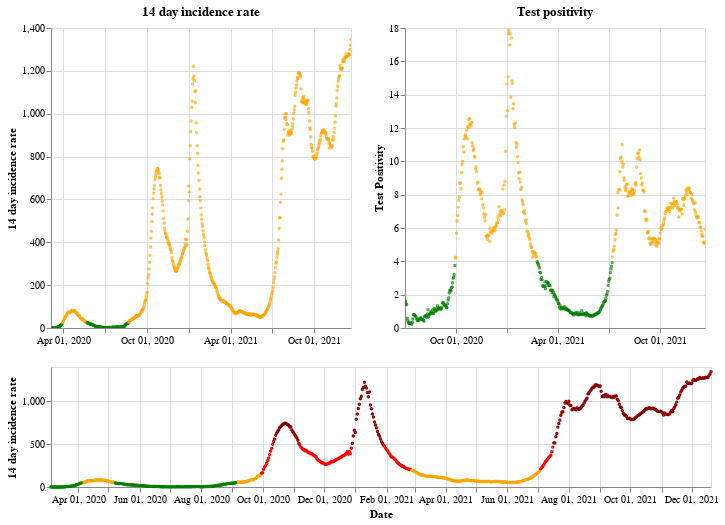

Source (notebook cell):
### Markdown cell above
## Northern Ireland

### Code cell
plot_traffic_light('Northern Ireland')

### Figure 1 — Vega-Lite specification as saved in the notebook (floating-point values rounded to 4 significant figures; data arrays with more than 128 entries replaced by an {"elided": "..."} marker saying what was removed)
{"config": {"view": {"continuousWidth": 400, "continuousHeight": 300}}, "vconcat": [{"hconcat": [{"mark": {"type": "point", "size": 2}, "encoding": {"color": {"condition": {"value": "green", "test": "(datum.twoWeeklyCasesRate <= 25)"}, "value": "orange"}, "tooltip": [{"type": "nominal", "field": "areaName"}, {"type": "temporal", "field": "date"}, {"type": "quantitative", "field": "twoWeeklyCasesRate"}, {"type": "quantitative", "field": "testPositivity"}], "x": {"type": "temporal", "axis": {"title": ""}, "field": "date", "scale": {"domain": {"selection": "DateBrush"}}, "timeUnit": "yearmonthdate"}, "y": {"type": "quantitative", "axis": {"title": "14 day incidence rate"}, "field": "twoWeeklyCasesRate"}}, "title": "14 day incidence rate", "width": 300}, {"mark": {"type": "point", "size": 2}, "encoding": {"color": {"condition": {"value": "green", "test": "(datum.testPositivity <= 4)"}, "value": "orange"}, "tooltip": [{"type": "nominal", "field": "areaName"}, {"type": "temporal", "field": "date"}, {"type": "quantitative", "field": "twoWeeklyCasesRate"}, {"type": "quantitative", "field": "testPositivity"}], "x": {"type": "temporal", "axis": {"title": ""}, "field": "date", "scale": {"domain": {"selection": "DateBrush"}}, "timeUnit": "yearmonthdate"}, "y": {"type": "quantitative", "axis": {"title": "Test Positivity"}, "field": "testPositivity"}}, "title": "Test positivity", "width": 300}]}, {"layer": [{"mark": {"type": "point", "size": 2}, "encoding": {"color": {"condition": {"value": "orange", "test": "(((datum.testPositivity < 4) && (datum.twoWeeklyCasesRate >= 50)) && (datum.twoWeeklyCasesRate < 200))"}, "value": "red"}, "opacity": {"condition": {"value": 1, "test": "((datum.twoWeeklyCasesRate >= 50) && (datum.twoWeeklyCasesRate < 500))"}, "value": 0}, "tooltip": [{"type": "nominal", "field": "areaName"}, {"type": "temporal", "field": "date"}, {"type": "quantitative", "field": "twoWeeklyCasesRate"}, {"type": "quantitative", "field": "testPositivity"}], "x": {"type": "temporal", "axis": {"title": "Date"}, "field": "date", "timeUnit": "yearmonthdate"}, "y": {"type": "quantitative", "axis": {"title": "14 day incidence rate"}, "field": "twoWeeklyCasesRate"}}, "selection": {"DateBrush": {"type": "interval", "encodings": ["x"], "fields": ["Time"]}}}, {"mark": {"type": "point", "size": 2}, "encoding": {"color": {"value": "darkred"}, "opacity": {"condition": {"value": 1, "test": "(datum.twoWeeklyCasesRate >= 500)"}, "value": 0}, "tooltip": [{"type": "nominal", "field": "areaName"}, {"type": "temporal", "field": "date"}, {"type": "quantitative", "field": "twoWeeklyCasesRate"}, {"type": "quantitative", "field": "testPositivity"}], "x": {"type": "temporal", "axis": {"title": "Date"}, "field": "date", "timeUnit": "yearmonthdate"}, "y": {"type": "quantitative", "axis": {"title": "14 day incidence rate"}, "field": "twoWeeklyCasesRate"}}}, {"mark": {"type": "point", "size": 2}, "encoding": {"color": {"condition": {"value": "green", "test": "((datum.testPositivity < 4) && (datum.twoWeeklyCasesRate < 50))"}, "value": "orange"}, "opacity": {"condition": {"value": 1, "test": "(datum.twoWeeklyCasesRate < 50)"}, "value": 0}, "tooltip": [{"type": "nominal", "field": "areaName"}, {"type": "temporal", "field": "date"}, {"type": "quantitative", "field": "twoWeeklyCasesRate"}, {"type": "quantitative", "field": "testPositivity"}], "x": {"type": "temporal", "axis": {"title": "Date"}, "field": "date", "timeUnit": "yearmonthdate"}, "y": {"type": "quantitative", "axis": {"title": "14 day incidence rate"}, "field": "twoWeeklyCasesRate"}}}], "height": 120, "width": 660}], "data": {"name": "data-b5b7ade3d89cf1351b39bad18f16c6a7"}, "$schema": "https://vega.github.io/schema/vega-lite/v4.8.1.json", "datasets": {"data-b5b7ade3d89cf1351b39bad18f16c6a7": {"elided": "656 records"}}}
